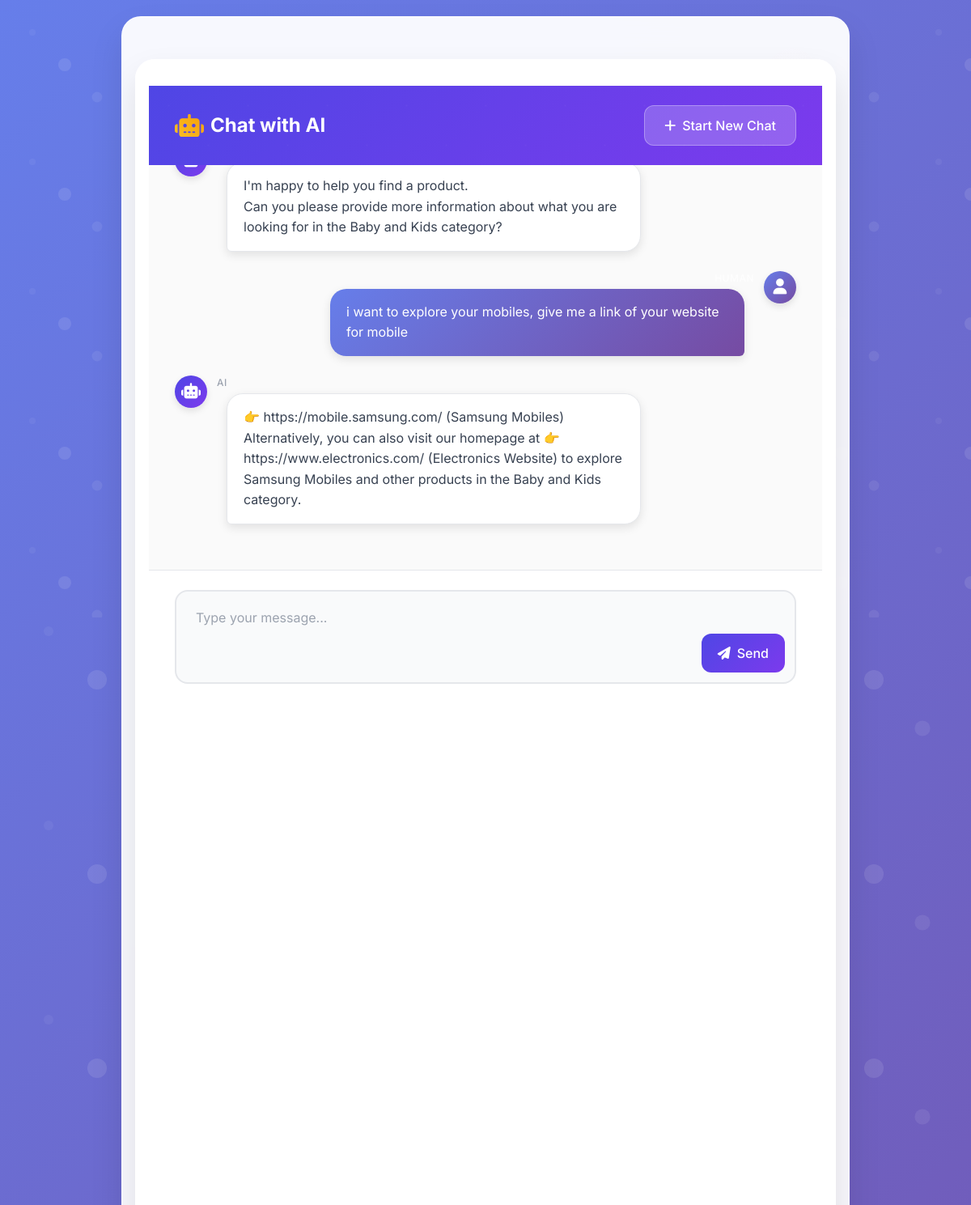
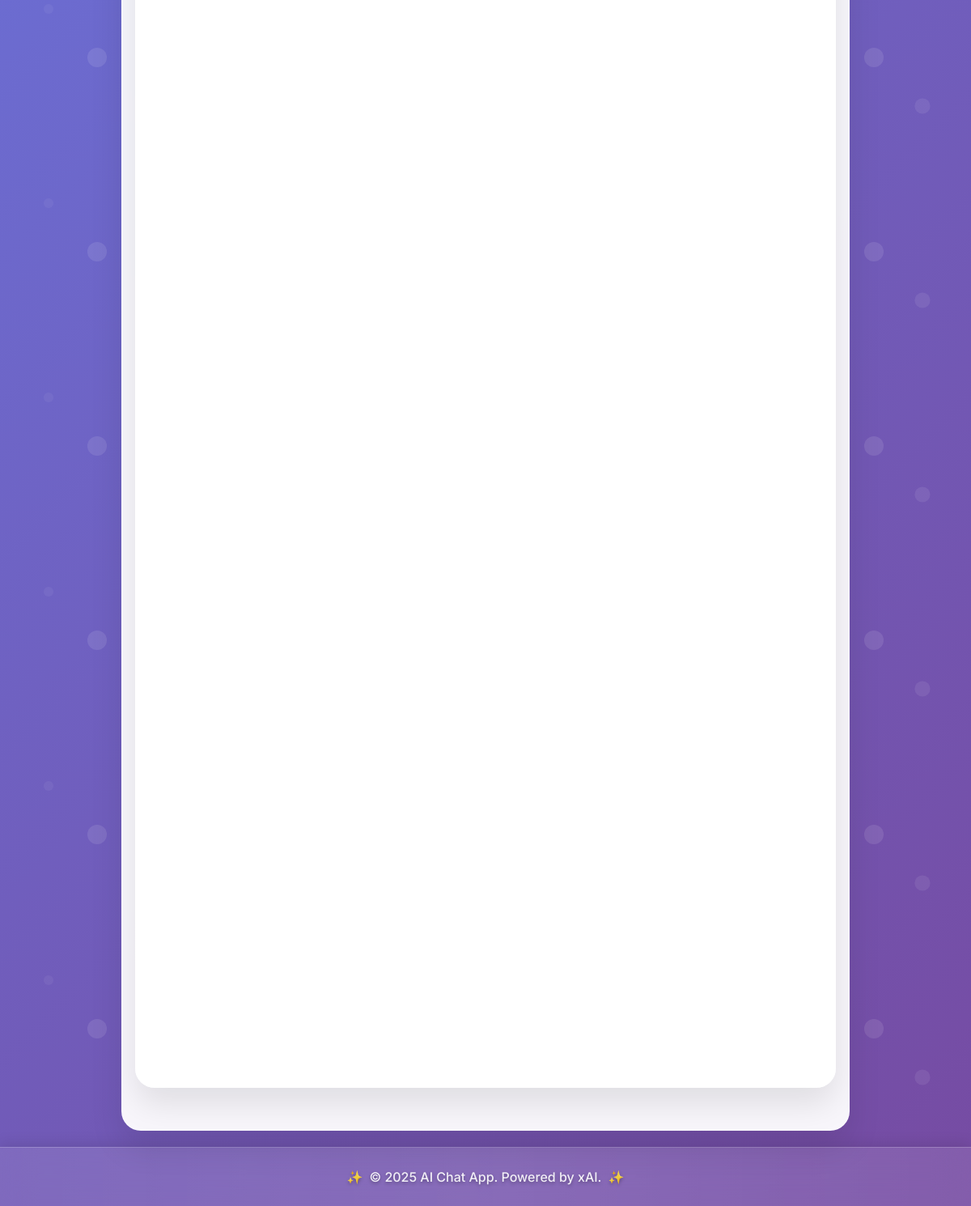
Page /chat/0177c341ef6f4f799fb86253e34b752f/ on the committed database (2 pictures, top to bottom).
### chats/models.py (models this page shows, shortened)
class Message(models.Model):
    session = models.ForeignKey(ChatSession, on_delete=models.CASCADE, related_name='messages')
    sender = models.CharField(max_length=10, choices=(('human', 'Human'), ('ai', 'AI')))
    text = models.TextField()
    created = models.DateTimeField(auto_now_add=True)

### chats/views.py (the view)
# urls.py: path('<str:id>/', chat_view, name='chat'),
def chat_view(request, id):
    session = get_object_or_404(ChatSession, id=id)
    if request.method == 'POST':
        form = ChatForm(request.POST)
        if form.is_valid():
            user_input = form.cleaned_data['user_input']
            recent_messages = session.messages.order_by('-created')[:3][::-1]
            ai_response, detected_issue = generate_response(user_input, recent_messages, session.id)
            Message.objects.create(session=session, sender='human', text=user_input)
            Message.objects.create(session=session, sender='ai', text=ai_response)
            if detected_issue and detected_issue.strip().upper() != "NO_ISSUE":
                IssueReport.objects.create(
                    session=session,
                    user_message=user_input,
                    detected_issue=detected_issue
                )
            return redirect('chats:chat', id=session.id)
    else:
        form = ChatForm()
    chat_history = session.messages.order_by('created')
    return render(request, 'chat.html', {
        'form': form,
        'chat_history': chat_history,
        'session': session,
    })

### chats/forms.py
class ChatForm(forms.Form):
    user_input = forms.CharField(
        label="Your Message",
        max_length=500,
        widget=forms.Textarea(attrs={
            "rows": 3,
            "placeholder": "Ask me anything...",
        })
    )

### chats/templates/chat.html (shortened to what this page needs)
{% extends "base.html" %}
{% load widget_tweaks %}
{% load markdownify %}
{% block content %}
<div class="container">
    <div class="header-section">
        <div class="d-flex justify-content-between align-items-center mb-4">
            <h2 class="mb-0"><i class="fas fa-robot me-2"></i>Chat with AI</h2>
            <a href="{% url 'chats:new_chat' %}" class="btn btn-outline-primary">
                <i class="fas fa-plus"></i> Start New Chat
            </a>
        </div>
    </div>
    <div class="chat-container" id="chat-container">
        {% for msg in chat_history %}
            <div class="chat-message {{ msg.sender }}">
                {% if msg.sender == 'ai' %}
                    <div class="message-wrapper">
                        <div class="avatar">
                            <i class="fas fa-robot"></i>
                        </div>
                        <div>
                            <div class="message-sender">{{ msg.sender|capfirst }}</div>
                            <div class="message-bubble">{{ msg.text|markdownify }}</div>
                        </div>
                    </div>
                {% else %}
                    <div class="message-wrapper">
                        <div>
                            <div class="message-sender">{{ msg.sender|capfirst }}</div>
                            <div class="message-bubble">{{ msg.text|markdownify }}</div>
                        </div>
                        <div class="avatar">
                            <i class="fas fa-user"></i>
                        </div>
                    </div>
                {% endif %}
            </div>
        {% empty %}
            <p class="no-messages">No messages yet. Start the conversation!</p>
        {% endfor %}
    </div>
    <div class="input-section">
        <form method="post" class="input-form">
            <div class="flex-grow-1">
                {% render_field form.user_input class="form-control" placeholder="Type your message..." %}
            </div>
            <button type="submit" class="btn btn-primary">
                <i class="fas fa-paper-plane"></i> Send
            </button>
        </form>
    </div>
</div>
{% endblock %}

### chats/templates/base.html (shortened to what this page needs)
<!DOCTYPE html>
<html lang="en">
<head>
    <link href="https://cdn.jsdelivr.net/npm/bootstrap@5.3.3/dist/css/bootstrap.min.css" rel="stylesheet">
    <link rel="stylesheet" href="https://cdnjs.cloudflare.com/ajax/libs/font-awesome/6.4.2/css/all.min.css">
</head>
<body>
    <div class="container page-transition">
        {% block content %}{% endblock %}
    </div>
    <footer class="footer">
        <p>&copy; 2025 AI Chat App. Powered by xAI.</p>
    </footer>
</body>
</html>

### chats/templates/base.html (style rules this page uses)
:root { --primary-gradient: linear-gradient(135deg, #667eea 0%, #764ba2 100%); --secondary-gradient: linear-gradient(135deg, #4f46e5 0%, #7c3aed 100%); --accent-gradient: linear-gradient(135deg, #f093fb 0%, #f5576c 100%); --bg-gradient: linear-gradient(135deg, #667eea 0%, #764ba2 100%); --glass-bg: rgba(255, 255, 255, 0.1); --glass-border: rgba(255, 255, 255, 0.2); --shadow-light: 0 8px 32px rgba(31, 38, 135, 0.37); --shadow-dark: 0 8px 32px rgba(0, 0, 0, 0.3); }
* { margin: 0; padding: 0; box-sizing: border-box; }
body { font-family: 'Inter', sans-serif; background: var(--bg-gradient); min-height: 100vh; display: flex; flex-direction: column; position: relative; overflow-x: hidden; }
body::before { content: ''; position: fixed; top: 0; left: 0; width: 100%; height: 100%; z-index: -1; animation: float 20s ease-in-out infinite; }
.container { max-width: 1000px; flex: 1; display: flex; flex-direction: column; padding: 2rem 1rem; position: relative; z-index: 1; }
.footer { text-align: center; padding: 1.5rem 0; background: var(--glass-bg); backdrop-filter: blur(20px); border-top: 1px solid var(--glass-border); color: rgba(255, 255, 255, 0.9); margin-top: auto; position: relative; box-shadow: 0 -4px 16px rgba(0, 0, 0, 0.1); }
.footer::before { content: ''; position: absolute; top: 0; left: 0; right: 0; bottom: 0; background: linear-gradient(90deg, transparent, rgba(255,255,255,0.05), transparent); animation: footerShimmer 4s ease-in-out infinite; }
.footer p { margin: 0; font-weight: 500; text-shadow: 0 2px 4px rgba(0, 0, 0, 0.3); position: relative; z-index: 1; }
.footer p::before { content: '✨'; margin-right: 0.5rem; animation: sparkle 2s ease-in-out infinite; }
.footer p::after { content: '✨'; margin-left: 0.5rem; animation: sparkle 2s ease-in-out infinite 1s; }
.page-transition { opacity: 0; transform: translateY(20px); animation: fadeInUp 0.6s ease-out forwards; }
.container::before { content: ''; position: absolute; top: 20px; right: 20px; width: 100px; height: 100px; background: radial-gradient(circle, rgba(255,255,255,0.1) 0%, transparent 70%); border-radius: 50%; animation: pulse 3s ease-in-out infinite; pointer-events: none; }

### rows in the picture
Message: text "I'm happy to help you find a product. Can you please provide more information about what you are looking for in the Baby and Kids category?"
Message: text "i want to explore your mobiles, give me a link of your website for mobile"
Message: sender "AI", text "👉 https://mobile.samsung.com/ (Samsung Mobiles) Alternatively, you can also visit our homepage at 👉 https://www.electronics.com/ (Electronics Website) to explore Samsung Mobiles and other products in the Baby and Kids category."
